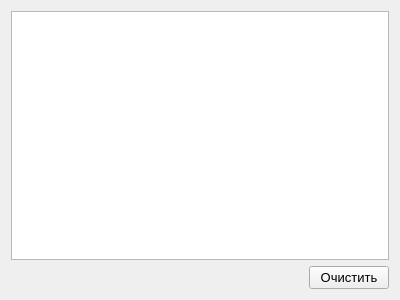
<?xml version="1.0" encoding="UTF-8"?>
<ui version="4.0">
 <class>Form_log</class>
 <widget class="QWidget" name="Form_log">
  <property name="geometry">
   <rect>
    <x>0</x>
    <y>0</y>
    <width>400</width>
    <height>300</height>
   </rect>
  </property>
  <property name="windowTitle">
   <string>Form</string>
  </property>
  <layout class="QVBoxLayout" name="verticalLayout">
   <item>
    <widget class="QPlainTextEdit" name="plainTextEdit"/>
   </item>
   <item alignment="Qt::AlignRight">
    <widget class="QPushButton" name="pushButton">
     <property name="font">
      <font>
       <pointsize>10</pointsize>
      </font>
     </property>
     <property name="text">
      <string>Очистить</string>
     </property>
    </widget>
   </item>
  </layout>
 </widget>
 <resources/>
 <connections/>
</ui>
